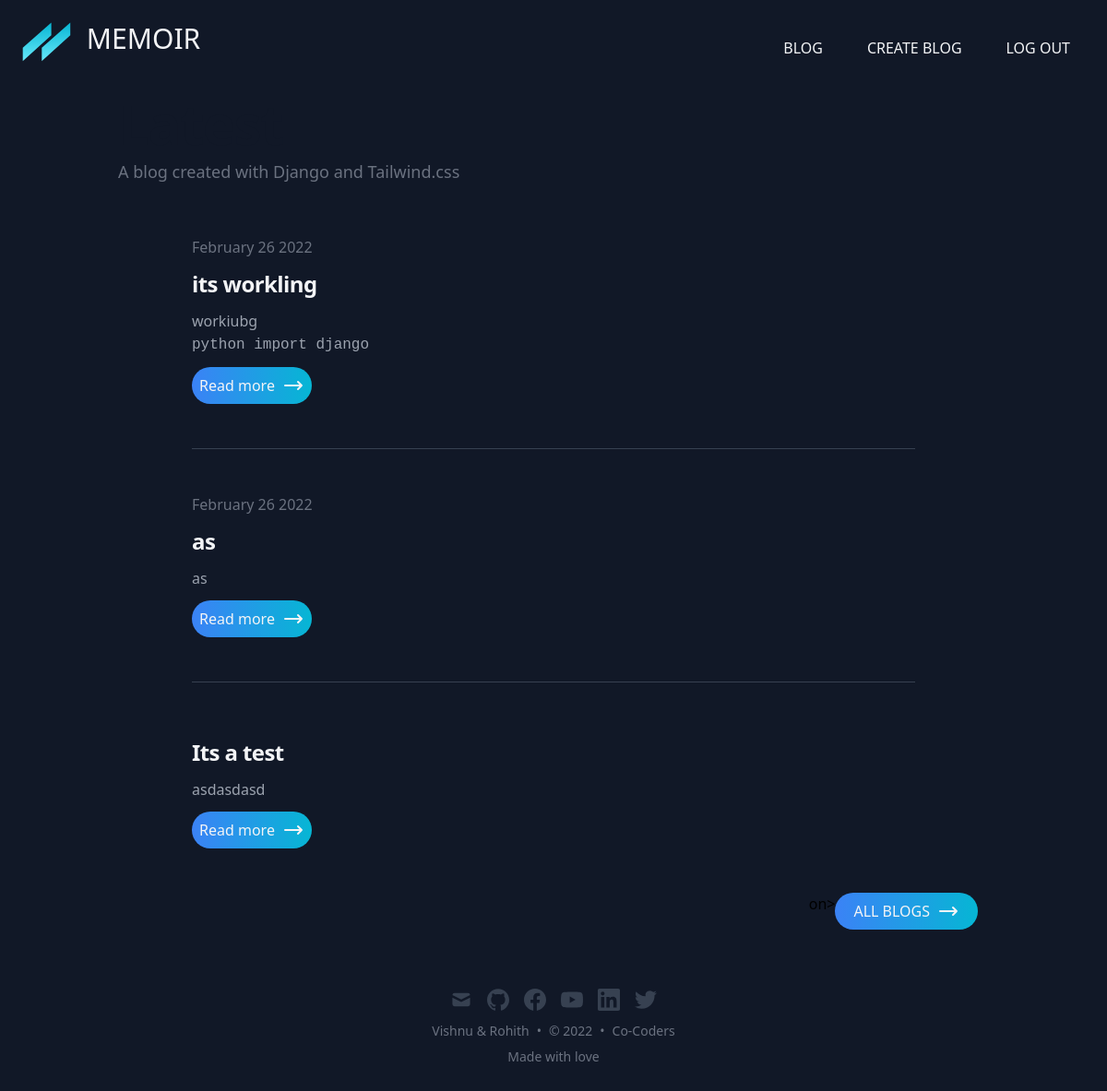
The app's page / (signed in) with its own data.
### core/models.py (models this page shows, shortened)
class Notes(models.Model):
    title = models.CharField(max_length=255)
    slug = models.SlugField()
    description = models.TextField()
    date_created = models.DateTimeField(default=timezone.now)
    updated_at = models.DateTimeField(auto_now=True)
    user = models.ForeignKey(User, on_delete=models.CASCADE)
    date = models.CharField(max_length=255, blank=True)
    class Meta:
        ordering = ('-date_created'),

### core/views.py (the view)
# urls.py: path("", index, name='index'),
@login_required
def index(request):
    if request.user:
        obj = Notes.objects.filter(user=request.user)[:5]
        context = {
            'posts':obj
        }
        return render(request, 'index.html', context)
    return render(request, 'index.html', context)

### core/templatetags/blog_extras.py (called while the page is built)
@register.filter
def convert_markdown(value):
    return markdown.markdown(value)

### templates/index.html (shortened to what this page needs)
{% extends 'base.html' %}
{% block content %}
<h1
  class="text-3xl font-bold leading-9 tracking-tight text-gray-900 dark:text-gray-100 sm:text-4xl sm:leading-10 md:text-6xl md:leading-14"
>
</h1>
<p class="text-lg my-2 leading-7 text-gray-500 dark:text-gray-400">
  A blog created with Django and Tailwind.css
</p>
{% if posts %}
{% include 'partials/post.html' %}
<div class="flex justify-end mr-3">on>
  <a href="{% url 'core:blog' %}">
    <button class="text-gray-100 bg-gradient-to-r from-blue-500 to-cyan-500  rounded-full p-2 px-5 flex uppercase">All blogs
  </a>
      <span><svg xmlns="http://www.w3.org/2000/svg" class="h-6 w-6 ml-2" fill="none" viewBox="0 0 24 24" stroke="currentColor">
          <path stroke-linecap="round" stroke-linejoin="round" stroke-width="2" d="M17 8l4 4m0 0l-4 4m4-4H3" />
        </svg></span>
</div>
{% else %}
<a href="{% url 'core:add-notes' %}">
  <h1 class="text-3xl text-center text-white hover:text-cyan-500">Create new Dairy</h1>
</a>
{% endif %}
{% endblock content %}

### templates/partials/post.html (shortened to what this page needs)
{% load blog_extras %}
<ul class="divide-y divide-gray-700 w-full mx-auto md:px-20">
    {% for post in posts %}
      <li class="py-12">
      <article>
          <dl>
              <dd class="text-base font-medium leading-6 text-gray-500 text-gray-400">
                  <time datetime="2021-08-07T15:32:14.000Z">{{ post.date }}</time>
              </dd>
          </dl>
          <h2 class="text-2xl font-bold leading-8 tracking-tight my-3">
              <a class="text-gray-100" href="#">{{ post.title }}</a>
          </h2>
          <div class="prose max-w-none text-gray-400 my-3">{{ post.description|convert_markdown|safe }}</div>
          <a href="/blog/{{post.slug}}">
            <button class="text-gray-100 bg-gradient-to-r from-blue-500 to-cyan-500  rounded-full p-2 flex">Read more
              <span><svg xmlns="http://www.w3.org/2000/svg" class="h-6 w-6 ml-2" fill="none" viewBox="0 0 24 24" stroke="currentColor">
                  <path stroke-linecap="round" stroke-linejoin="round" stroke-width="2" d="M17 8l4 4m0 0l-4 4m4-4H3" />
                </svg></span>
          </button>
        </a>
      </article>
    </li>
    {% endfor %}
  </ul>

### records on screen
Notes: date "February 26 2022", title "its workling", description|convert_markdown "workiubg python import django"
Notes: date "February 26 2022", title "as", description|convert_markdown "as"
Notes: title "Its a test", description|convert_markdown "asdasdasd"
